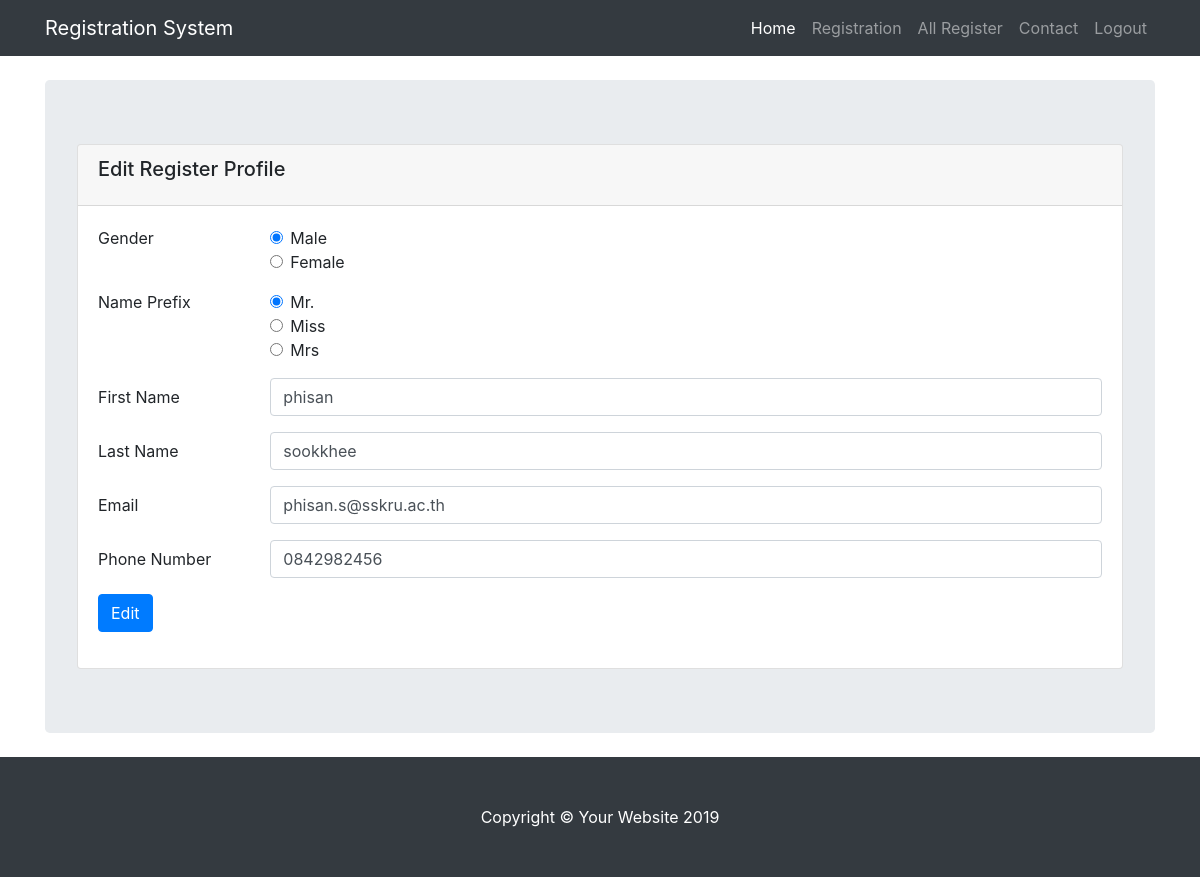
The app's page /index.php?q=edit&id=10 (signed in) with its own data.
### tables this page shows
CREATE TABLE `regis` (
  `id` int(11) unsigned NOT NULL AUTO_INCREMENT,
  `gender` int(1) NOT NULL,
  `prefix` int(1) NOT NULL,
  `name` varchar(255) NOT NULL DEFAULT '',
  `lname` varchar(255) NOT NULL DEFAULT '',
  `email` varchar(255) NOT NULL,
  `phone` varchar(255) NOT NULL DEFAULT '',
  `date_regis` varchar(255) NOT NULL DEFAULT '',
  PRIMARY KEY (`id`)
);

### sites/regis_edit.php (the view, shortened to what this page needs)
<?php
    $id = $_GET["id"];
    $mysqli = connectdb();
    $q = "SELECT * FROM regis WHERE id=$id";
    $result = $mysqli->query($q);
    $regis = $result->fetch_object();
    $check1 = ($regis->gender == 0) ? "checked" : "";
    $check2 = ($regis->gender == 1) ? "checked" : "";
    $pre_check1 = ($regis->prefix == 0) ? "checked" : "";
    $pre_check2 = ($regis->prefix == 1) ? "checked" : "";
    $pre_check3 = ($regis->prefix == 2) ? "checked" : "";
?>
<header class="jumbotron my-4">
    <div class="card">
        <div class="card-header">
            <h5 class="card-title">Edit Register Profile</h5>
        </div>
        <div class="card-body">
            <form action="./sites/regis_edit_op.php" method="post">
                <fieldset class="form-group">
                    <div class="row">
                        <legend class="col-form-label col-sm-2 pt-0">Gender</legend>
                        <div class="col-sm-10">
                            <div class="form-check">
                                <input class="form-check-input" type="radio" name="gender" id="gender1" value="male" <?=$check1?>>
                                <label class="form-check-label" for="gender1">
                                    Male
                                </label>
                            </div>
                            <div class="form-check">
                                <input class="form-check-input" type="radio" name="gender" id="gender2" value="femal" <?=$check2?>>
                                <label class="form-check-label" for="gender2">
                                    Female
                                </label>
                            </div>
                        </div>
                    </div>
                </fieldset>
                <fieldset class="form-group">
                    <div class="row">
                        <legend class="col-form-label col-sm-2 pt-0">Name Prefix</legend>
                        <div class="col-sm-10">
                            <div class="form-check">
                                <input class="form-check-input" type="radio" name="prefix" id="prefix1" value="mr" <?=$pre_check1?>>
                                <label class="form-check-label" for="prefix1">
                                    Mr.
                                </label>
                            </div>
                            <div class="form-check">
                                <input class="form-check-input" type="radio" name="prefix" id="prefix2" value="miss" <?=$pre_check2?>>
                                <label class="form-check-label" for="prefix2">
                                    Miss
                                </label>
                            </div>
                            <div class="form-check">
                                <input class="form-check-input" type="radio" name="prefix" id="prefix3" value="mrs" <?=$pre_check3?>>
                                <label class="form-check-label" for="prefix3">
                                    Mrs
                                </label>
                            </div>
                        </div>
                    </div>
                </fieldset>
                <div class="form-group row">
                    <label for="name" class="col-sm-2 col-form-label">First Name</label>
                    <div class="col-sm-10">
                        <input type="text" class="form-control" name="name" id="name" value="<?=$regis->name?>" required>
                    </div>
                </div>
                <div class="form-group row">
                    <label for="lname" class="col-sm-2 col-form-label">Last Name</label>
                    <div class="col-sm-10">
                        <input type="text" class="form-control" name="lname" id="lname" value="<?=$regis->lname?>" required>
                    </div>
                </div>
                <div class="form-group row">
                    <label for="inputEmail" class="col-sm-2 col-form-label">Email</label>
                    <div class="col-sm-10">
                        <input type="email" class="form-control" name="email" id="inputEmail" value="<?=$regis->email?>" required>
                    </div>
                </div>
                <div class="form-group row">
                    <label for="inputPhone" class="col-sm-2 col-form-label">Phone Number</label>
                    <div class="col-sm-10">
                        <input type="phone" class="form-control" name="phone" id="inputPhone" value="<?=$regis->phone?>" required>
                    </div>
                </div>
                <div class="form-group row">
                    <div class="col-sm-10">
                        <button type="submit" class="btn btn-primary">Edit</button>
                    </div>
                </div>
            </form>
        </div>
    </div>
</header>

### css/heroic-features.css (style rules this page uses)
body { padding-top: 56px; }

### records on screen
regis: name "phisan", lname "sookkhee", email "phisan.s@sskru.ac.th", phone "0842982456"
